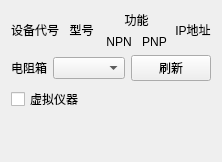
<?xml version="1.0" encoding="UTF-8"?>
<ui version="4.0">
 <class>DevicePanel</class>
 <widget class="QWidget" name="DevicePanel">
  <layout class="QVBoxLayout" name="verticalLayout">
   <item>
    <layout class="QGridLayout" name="grid">
     <item row="0" column="2" colspan="2">
      <layout class="QGridLayout" name="gridLayout">
       <item row="0" column="0" colspan="2">
        <widget class="QLabel" name="label_3">
         <property name="text">
          <string>功能</string>
         </property>
         <property name="alignment">
          <set>Qt::AlignmentFlag::AlignCenter</set>
         </property>
        </widget>
       </item>
       <item row="1" column="1">
        <widget class="QLabel" name="label_6">
         <property name="text">
          <string>PNP</string>
         </property>
         <property name="alignment">
          <set>Qt::AlignmentFlag::AlignCenter</set>
         </property>
        </widget>
       </item>
       <item row="1" column="0">
        <widget class="QLabel" name="label_5">
         <property name="text">
          <string>NPN</string>
         </property>
         <property name="alignment">
          <set>Qt::AlignmentFlag::AlignCenter</set>
         </property>
        </widget>
       </item>
      </layout>
     </item>
     <item row="0" column="0">
      <widget class="QLabel" name="label">
       <property name="text">
        <string>设备代号</string>
       </property>
       <property name="alignment">
        <set>Qt::AlignmentFlag::AlignCenter</set>
       </property>
      </widget>
     </item>
     <item row="0" column="1">
      <widget class="QLabel" name="label_2">
       <property name="text">
        <string>型号</string>
       </property>
       <property name="alignment">
        <set>Qt::AlignmentFlag::AlignCenter</set>
       </property>
      </widget>
     </item>
     <item row="0" column="4">
      <widget class="QLabel" name="label_4">
       <property name="text">
        <string>IP地址</string>
       </property>
       <property name="alignment">
        <set>Qt::AlignmentFlag::AlignCenter</set>
       </property>
      </widget>
     </item>
    </layout>
   </item>
   <item>
    <layout class="QHBoxLayout" name="horizontalLayout">
     <item>
      <widget class="QLabel" name="label_7">
       <property name="text">
        <string>电阻箱</string>
       </property>
      </widget>
     </item>
     <item>
      <widget class="QComboBox" name="resist">
       <property name="sizePolicy">
        <sizepolicy hsizetype="Expanding" vsizetype="Fixed">
         <horstretch>0</horstretch>
         <verstretch>0</verstretch>
        </sizepolicy>
       </property>
      </widget>
     </item>
     <item>
      <widget class="QPushButton" name="refreshPort">
       <property name="text">
        <string>刷新</string>
       </property>
      </widget>
     </item>
    </layout>
   </item>
   <item>
    <widget class="QCheckBox" name="fake_device">
     <property name="text">
      <string>虚拟仪器</string>
     </property>
    </widget>
   </item>
   <item>
    <spacer name="verticalSpacer">
     <property name="orientation">
      <enum>Qt::Orientation::Vertical</enum>
     </property>
     <property name="sizeHint" stdset="0">
      <size>
       <width>20</width>
       <height>40</height>
      </size>
     </property>
    </spacer>
   </item>
  </layout>
 </widget>
 <resources/>
 <connections/>
</ui>
